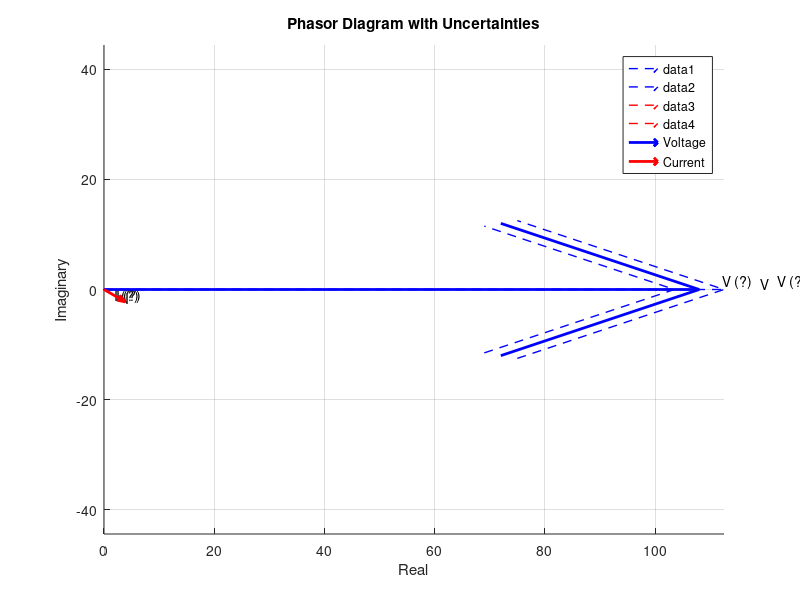

Reproduce this figure in MATLAB.
% Define phasor data 
% Define phasor data 
voltage_mag = 120;       % Magnitude of the voltage phasor
voltage_angle = 0;       % Angle of the voltage phasor (degrees)
voltage_uncertainty = 5; % Uncertainty in voltage magnitude
current_mag = 5;         % Magnitude of the current phasor
current_angle = -30;     % Angle of the current phasor (lagging)
current_uncertainty = 0.2;% Uncertainty in current magnitude

% Convert angles to radians
voltage_angle_rad = deg2rad(voltage_angle);
current_angle_rad = deg2rad(current_angle);

% Calculate phasor endpoints (central values)
vx = voltage_mag * cos(voltage_angle_rad);
vy = voltage_mag * sin(voltage_angle_rad);
ix = current_mag * cos(current_angle_rad);
iy = current_mag * sin(current_angle_rad);

% Create the figure
figure;
hold on;  

% Voltage uncertainty phasors
for offset = [-voltage_uncertainty, voltage_uncertainty]
    new_vx = vx + offset;
    new_vy = vy; % No change in y for voltage uncertainty 
    quiver(0, 0, new_vx, new_vy, 'LineWidth', 1, 'Color', 'b', 'LineStyle', '--');
end

% Current uncertainty phasors
for offset = [-current_uncertainty, current_uncertainty]
    new_ix = ix + offset;
    new_iy = iy; % No change in y for current uncertainty 
    quiver(0, 0, new_ix, new_iy, 'LineWidth', 1, 'Color', 'r', 'LineStyle', '--');
end

% ... (Your existing code to define phasors and plot them) ...

% Labels for voltage phasors
text(vx, vy, 'V', 'HorizontalAlignment', 'center', 'VerticalAlignment', 'bottom'); % Central voltage  
for offset = [-voltage_uncertainty, voltage_uncertainty]
    new_vx = vx + offset;
    text(new_vx,  new_vy, 'V (?)', 'HorizontalAlignment', 'center', 'VerticalAlignment', 'bottom'); % Uncertain phasors
end

% Labels for current phasors
text(ix, iy, 'I', 'HorizontalAlignment', 'center', 'VerticalAlignment', 'bottom'); % Central current
for offset = [-current_uncertainty, current_uncertainty]
    new_ix = ix + offset;
    text(new_ix, new_iy, 'I (?)', 'HorizontalAlignment', 'center', 'VerticalAlignment', 'bottom'); % Uncertain phasors
end

% ... (Labels, title, legend, etc.) ...

% Plot the main phasors with thicker lines
quiver(0, 0, vx, vy, 'LineWidth', 2, 'Color', 'b', 'DisplayName', 'Voltage');
quiver(0, 0, ix, iy, 'LineWidth', 2, 'Color', 'r', 'DisplayName', 'Current');

% ... (Labels, title, legend, etc.) ...

% ... (Rest of your code for labels, title, legend, etc.) ...

% Labels, title, and legend 
xlabel('Real');
ylabel('Imaginary');
title('Phasor Diagram with Uncertainties');
legend();  
grid on; 
axis equal; % Ensures correct aspect ratio for phasors
